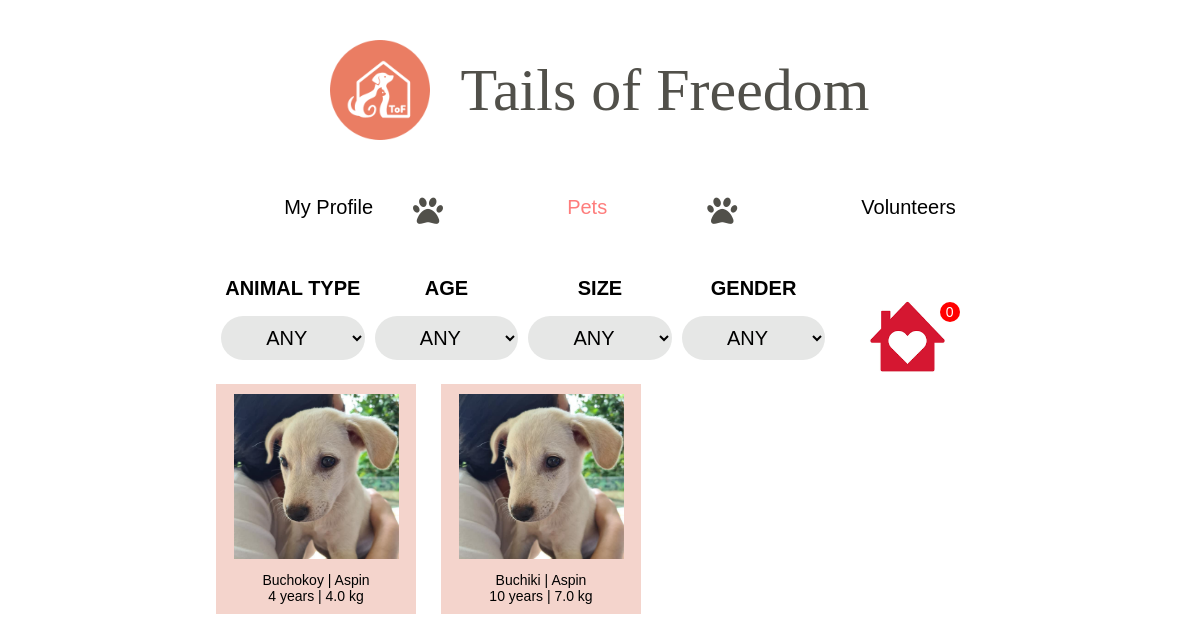
The app's page /pets (signed in) with its own data.
### models/Animal.py (models this page shows)
class Animal(db.Model):
    id = db.Column(db.Integer, primary_key=True)
    image_path = db.Column(db.String(200))  # Adjust the length as needed
    client_id = db.Column(db.Integer, db.ForeignKey('client.id'), nullable=True)
    details = db.relationship('AnimalDetails', backref='animal', uselist=False)
    health = db.relationship('AnimalHealth', backref='animal', uselist=False)
    owner = db.relationship('AnimalOwner', backref='animal', uselist=False)
    story = db.relationship('AnimalStory', backref='animal', uselist=False)
    clients = db.relationship('ClientAnimal', back_populates='animal')

### models/AnimalDetail.py (models this page shows)
class AnimalDetails(db.Model):
    id = db.Column(db.Integer, primary_key=True)
    animal_id = db.Column(db.Integer, db.ForeignKey('animal.id'), nullable=False)
    name = db.Column(db.String(50), nullable=False)
    tag_number = db.Column(db.String(20))
    status = db.Column(db.String(20))
    estimated_age = db.Column(db.Integer)
    animal_status = db.Column(db.String(20))
    current_weight = db.Column(db.Float)
    date_of_birth = db.Column(db.Date)
    date_of_arrival = db.Column(db.Date)
    animal_type = db.Column(db.String(50))
    coat_type = db.Column(db.String(50))
    primary_color = db.Column(db.String(50))
    secondary_color = db.Column(db.String(50))
    breed = db.Column(db.String(50))
    gender = db.Column(db.String(10))

### routes/client_routes.py (the view)
@client_blueprint.route('/pets')
def pets():
    if 'username' in session:
        user_id = session['user_id']  # Get the user_id from the session
        client = Client.query.get(user_id)  # Retrieve the Client object based on user_id
        if client:
            client_animals = ClientAnimal.query.filter_by(client_id=user_id).all()
            subquery = db.session.query(ClientAnimal.animal_id).filter(ClientAnimal.status == 'accept')
            animals = Animal.query.filter(~Animal.id.in_(subquery)).all()
            animal_details = AnimalDetails.query.all()
            return render_template('pets.html', animals=animals, animal_details=animal_details, client=client, client_animals=client_animals)
        else:
            flash('Client not found.', 'danger')
            return redirect(url_for('auth.login'))
    else:
        return redirect(url_for('auth.login'))

### app.py (called while the page is built)
@app.before_request
def before_admin_request():
    if request.blueprint == 'admin':
        create_notifications()

### templates/pets.html (shortened to what this page needs)
{% extends "client_layout.html" %} {% block title %}Pets - Tails Of Freedom{% endblock %} {% block content %}
<br>
<div style="width: 80%; margin: auto; text-align: center">
    <div style="display: flex; justify-content: space-around">
        <div class="sort-container">
            <strong style="text-transform:uppercase;font-size:20px"> Animal Type</strong> <br>
            <div class="custom-select">
                <select id="sort-by-animal-type" style="text-transform:uppercase;font-size: 20px;text-align: center;background-color: #e6e7e6;border: none;padding: 10px;">
                    <option value="Any">Any</option>
                </select>
            </div>
        </div>
        <div class="sort-container">
            <strong style="text-transform:uppercase;font-size:20px"> Age</strong> <br>
            <div class="custom-select">
                <select id="sort-by-age" style="text-transform:uppercase;font-size: 20px;text-align: center;background-color: #e6e7e6;border: none;padding: 10px;">
                    <option value="Any">Any</option>
                </select>
            </div>
        </div>
        <div class="sort-container">
            <strong style="text-transform:uppercase;font-size:20px"> Size</strong> <br>
            <div class="custom-select">
                <select id="sort-by-size" style="text-transform:uppercase;font-size: 20px;text-align: center;background-color: #e6e7e6;border: none;padding: 10px;">
                    <option value="Any">Any</option>
                </select>
            </div>
        </div>
        <div class="sort-container">
            <strong style="text-transform:uppercase;font-size:20px"> Gender</strong> <br>
            <div class="custom-select">
                <select id="sort-by-gender" style="text-transform:uppercase;font-size: 20px;text-align: center;background-color: #e6e7e6;border: none;padding: 10px;">
                    <option value="Any">Any</option>
                </select>
            </div>
        </div>
        <div class="sort-container" style="border: none">
            <div id="cart-button" style="cursor: pointer; position: relative">
                <img src="/static/add_to_Cart.png" height="125px" />
                <div id="cart-count" style="display: block"></div>
            </div>
        </div>
    </div>
    <br /><br />
    <div id="animal-cards" style="display: flex; gap: 25px;flex-wrap: wrap;margin-top: 20px;">
        {% for animal in animals %}
        <div style="
        width: 200px;
        min-height: 150px;
        background-color: #f4d4cc;
        display: flex;
        justify-content: center;
        align-items: center;
        flex-direction: column;
        text-align: center;
      " data-animal-type="{{ animal.details.animal_type|capitalize }}" data-age="{{ animal.details.estimated_age|capitalize }}" data-size="{{ animal.details.current_weight|capitalize }}" data-gender="{{ animal.details.gender|capitalize }}">
            <a href="{{ url_for('client.pet_details', animal_id=animal.id) }}">
                <img src="/static/{{ animal.image_path }}" alt="" style="width: 165px; height: 165px; margin: auto; margin: 10px" />
            </a> {% for animal_detail in animal_details %} {% if animal_detail.animal_id == animal.id %}
            <span style="margin-bottom: 10px">
        {{ animal_detail.name }} | {{ animal_detail.breed }} <br />
        {{ animal_detail.estimated_age }} years | {{
        animal_detail.current_weight }} kg <br />
      </span> {% endif %} {% endfor %}
        </div>
        {% endfor %}
    </div>
</div>
{% endblock %}

### static/styles.css (style rules this page uses)
body { margin: 0; padding: 0; font-family: 'Poppins', sans-serif; font-size: 14px; min-height: 106vh; position: relative; }
.sort-container { display: flex; align-items: center; width: 200px; padding: 5px; border-radius: 25px; height: 50px; flex-direction: column; }
.custom-select { position: relative; width: 100%; }
.custom-select select { width: 100%; background: transparent; border-radius: 25px; border: 1px solid #ccc; padding: 5px; }
a { text-decoration: none; }
#cart-count { position: absolute; top: 25px; right: 10px; background-color: #FF0000; color: #FFFFFF; border-radius: 50%; width: 20px; height: 20px; text-align: center; font-size: 14px; line-height: 20px; }

### records on screen
Animal: image_path (picture)
AnimalDetails: name "Buchokoy", breed "Aspin", estimated_age "4", current_weight "4.0"
Animal: image_path (picture)
AnimalDetails: name "Buchiki", breed "Aspin", estimated_age "10", current_weight "7.0"
